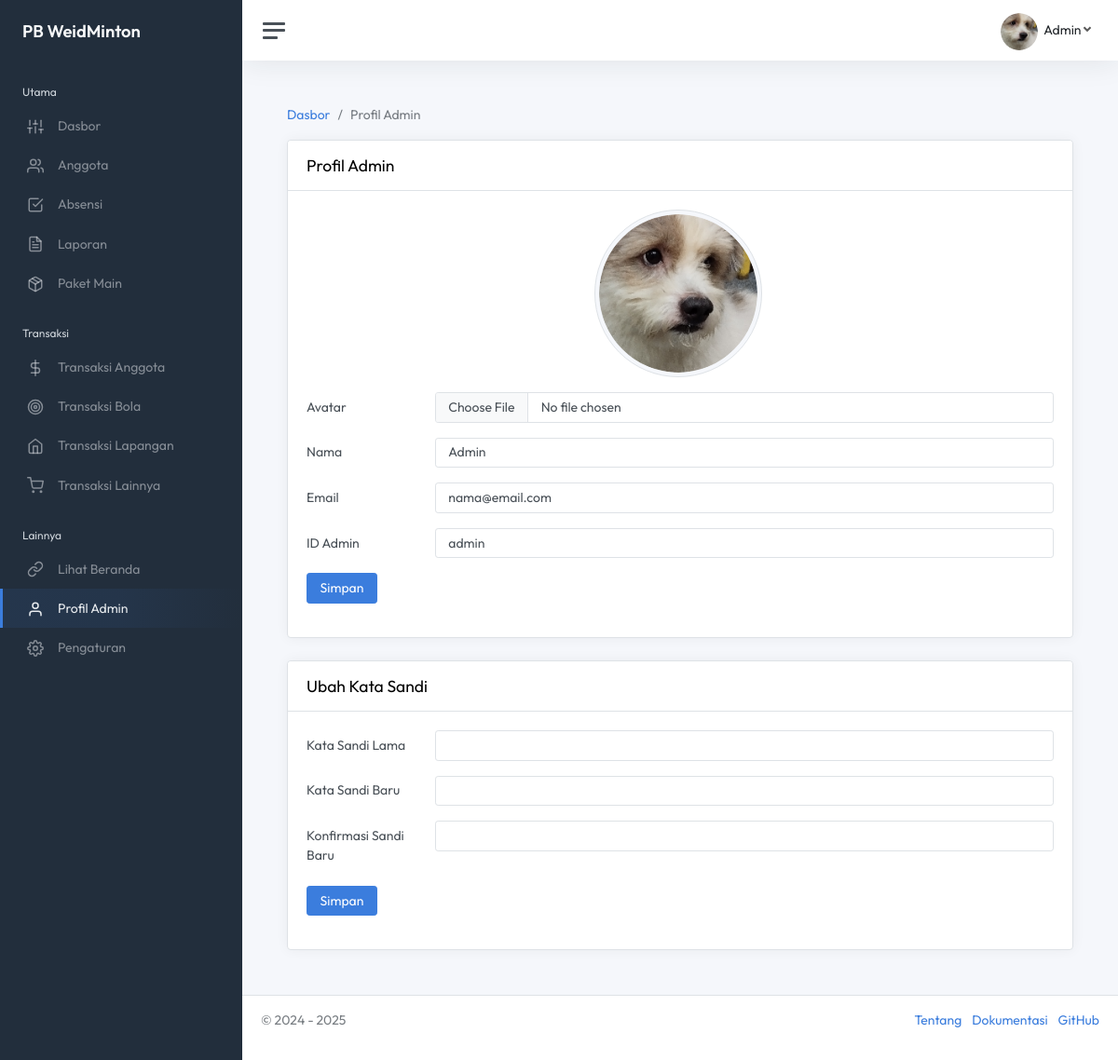
The app's page /public/admin/profil (signed in) with its own data.
### tables this page shows
CREATE TABLE `profil_klub` (
  `id_pk` int(11) NOT NULL,
  `nama_klub` varchar(255) NOT NULL,
  `kota_asal` varchar(255) NOT NULL,
  `kas_awal` varchar(255) NOT NULL DEFAULT '0',
  `logo_klub` varchar(255) NOT NULL,
  `gambar_sampul` varchar(255) NOT NULL
);

CREATE TABLE `profil_admin` (
  `id_pa` int(11) NOT NULL,
  `nama` varchar(50) NOT NULL,
  `email` varchar(50) NOT NULL,
  `id_admin` varchar(50) NOT NULL,
  `kata_sandi` varchar(50) NOT NULL,
  `file_avatar` varchar(50) NOT NULL,
  `token_tautan` varchar(255) DEFAULT NULL,
  `masa_berlaku` datetime DEFAULT NULL
);

### app/Config/Controller.php (called while the page is built, shortened)
<?php
class Controller {
    public function view($view, $data = []) {
        require_once __DIR__ . "/../View/" . $view . ".php";
    }
}

### app/Controller/ControllerProfil.php (called while the page is built, shortened)
<?php
class ControllerProfil extends Controller {
    public function profil() {
        $profil_klub = $this->model('ModelPengaturan')->tampilSemua();
        $profil_admin = $this->model('ModelProfil')->tampilSemua();
        $data = [
            "judul" => "Profil Admin - " . $profil_klub['nama_klub'],
            "profil_klub" => $profil_klub,
            "profil_admin" => $profil_admin
        ];
        $this->view("admin/header", $data);
        $this->view("admin/profil", $data);
    }
}

### public/index.php (called while the page is built, shortened)
<?php
Router::run();

### app/Config/Database.php (called while the page is built, shortened)
<?php
class Database {
    private $host = DB_HOST;
    private $user = DB_USER;
    private $pass = DB_PASS;
    private $dbname = DB_NAME;
    public $dbh;
    private $stmt;
    public function  __construct() {
        $dsn = "mysql:host=$this->host;dbname=$this->dbname";
        $option = [
            PDO::ATTR_PERSISTENT => true,
            PDO::ATTR_ERRMODE => pdo::ERRMODE_EXCEPTION
        ];
        try {
            $this->dbh = new PDO($dsn, $this->user, $this->pass, $option);
        } catch (PDOException $e) {
            die ($e->getMessage());
        }
    }
    public function query($query) {
        $this->stmt = $this->dbh->prepare($query);
    }
    public function execute() {
        $this->stmt->execute();
    }
    public function single() {
        $this->execute();
        return $this->stmt->fetch(PDO::FETCH_ASSOC);
    }
}

### app/Model/ModelPengaturan.php (called while the page is built, shortened)
<?php
class ModelPengaturan {
    private $table = "profil_klub";
    private $db;
    public function __construct() {
        $this->db = new Database;
    }
    public function tampilSemua() {
        $this->db->query("SELECT * FROM " . $this->table . " WHERE id_pk='1'");
        $profil_klub = $this->db->single();
        return $profil_klub;
    }
}

### app/Model/ModelProfil.php (called while the page is built, shortened)
<?php
class ModelProfil {
    private $table = "profil_admin";
    private $db;
    public function __construct() {
        $this->db = new Database;
    }
    public function tampilSemua() {
        $this->db->query("SELECT * FROM " . $this->table . " WHERE id_pa='1'");
        $profil_admin = $this->db->single();
        return $profil_admin;
    }
}

### app/View/admin/profil.php (the view, shortened to what this page needs)
<main class="content">
	<div class="container-fluid p-0">
		<nav aria-label="breadcrumb">
                     <ol class="breadcrumb">
                         <li class="breadcrumb-item"><a href="<?= BASEURL ?>/admin">Dasbor</a></li>
                         <li class="breadcrumb-item active" aria-current="page">Profil Admin</li>
                     </ol>
                 </nav>
		<div class="row">
                     <div class="col-12">
                         <div class="card border">
                             <div class="card-header border-bottom">
                                 <h4 class="mb-0">Profil Admin</h4>
                             </div>
                             <div class="card-body">
						<form action="<?= BASEURL ?>/admin/profil/ubah" method="post">
							<div class="text-center mb-3">
								<img src="<?= BASEURL ?>/img/<?= $data['profil_admin']['file_avatar'] ?>" id="pratinjau_avatar" class="img-fluid rounded-circle img-thumbnail me-1" width="180" alt="avatar">
							</div>
							<div class="row mb-3">
								<label for="colFormLabel" class="col-sm-2 col-form-label">Avatar</label>
								<div class="col-sm-10">
									<input type="file" class="form-control" id="file_avatar" accept="image/*">
								</div>
							</div>
							<div class="row mb-3">
								<label for="colFormLabel" class="col-sm-2 col-form-label">Nama</label>
								<div class="col-sm-10">
									<input type="text" class="form-control" name="nama" value="<?= $data['profil_admin']['nama'] ?>" placeholder="">
								</div>
							</div>
							<div class="row mb-3">
								<label for="colFormLabel" class="col-sm-2 col-form-label">Email</label>
								<div class="col-sm-10">
									<input type="text" class="form-control" name="email" value="<?= $data['profil_admin']['email'] ?>" placeholder="">
								</div>
							</div>
							<div class="row mb-3">
								<label for="colFormLabel" class="col-sm-2 col-form-label">ID Admin</label>
								<div class="col-sm-10">
									<input type="text" class="form-control" name="id_admin" value="<?= $data['profil_admin']['id_admin'] ?>" placeholder="">
								</div>
							</div>
                                     <div class="input-group mb-3">
                                         <button type="submit" class="btn btn-primary">Simpan</button>
                                     </div>
                                 </form>
                             </div>
                         </div>
                     </div>
                 </div>
		<div class="row">
                     <div class="col-12">
                         <div class="card border">
                             <div class="card-header border-bottom">
                                 <h4 class="mb-0">Ubah Kata Sandi</h4>
                             </div>
                             <div class="card-body">
						<form action="<?= BASEURL ?>/admin/profil/ubah_sandi" method="post">
                                     <div class="row mb-3">
								<label for="colFormLabel" class="col-sm-2 col-form-label">Kata Sandi Lama</label>
								<div class="col-sm-10">
									<input type="password" class="form-control" name="sandi_lama" placeholder="">
								</div>
							</div>
							<div class="row mb-3">
								<label for="colFormLabel" class="col-sm-2 col-form-label">Kata Sandi Baru</label>
								<div class="col-sm-10">
									<input type="password" class="form-control" name="sandi_baru" placeholder="">
								</div>
							</div>
							<div class="row mb-3">
								<label for="colFormLabel" class="col-sm-2 col-form-label">Konfirmasi Sandi Baru</label>
								<div class="col-sm-10">
									<input type="password" class="form-control" name="konfirm_sandi_baru" placeholder="">
								</div>
							</div>
                                     <div class="input-group mb-3">
                                         <button type="submit" class="btn btn-primary">Simpan</button>
                                     </div>
                                 </form>
                             </div>
                         </div>
                     </div>
                 </div>
	</div>
</main>

### app/Config/Router.php (shortened to what this page needs)
<?php
class Router {
    private static array $routes = [];
    public static function add(string $method,
                                string $path,
                                string $controller,
                                string $function,
                                array $middlewares = []): void {
        self::$routes[] = [
            'method' => $method,
            'path' => $path,
            'controller' => $controller,
            'function' => $function,
            'middleware' => $middlewares
        ];
    }
    public static function run(): void {
        $path = "/";
        if (isset($_SERVER['PATH_INFO'])) {
            $path = $_SERVER['PATH_INFO'];
        }
        $method = $_SERVER['REQUEST_METHOD'];
        foreach (self::$routes as $route) {
            $pattern = "#^" . $route['path'] . "$#";
            if (preg_match($pattern, $path, $variables) && $method == $route['method']) {
                $function = $route['function'];
                $controller = new $route['controller'];
                array_shift($variables);
                call_user_func_array([$controller, $function], $variables);
                return;
            }
        }
    }
}

### app/View/admin/header.php (shortened to what this page needs)
<!DOCTYPE html>
<html lang="en">
<head>
	<link rel="stylesheet" href="https://cdnjs.cloudflare.com/ajax/libs/croppie/2.6.5/croppie.min.css">
	<link rel="stylesheet" href="https://cdn.datatables.net/2.2.2/css/dataTables.bootstrap5.css">
	<link rel="stylesheet" href="<?= BASEURL ?>/css/bootstrap.css">
	<link rel="stylesheet" href="<?= BASEURL ?>/css/admin.css">
	<link rel="stylesheet" href="<?= BASEURL ?>/css/alertify.min.css">
    <link rel="stylesheet" href="<?= BASEURL ?>/css/app.css">
</head>
<body>
	<div class="wrapper">
		<nav id="sidebar" class="sidebar js-sidebar">
			<div class="sidebar-content js-simplebar">
				<a class="sidebar-brand" href="<?= BASEURL ?>/admin"><span class="align-middle"><?= $data['profil_klub']['nama_klub'] ?></span></a>
				<ul class="sidebar-nav">
					<li class="sidebar-header">Utama</li>
					<li class="sidebar-item <?= ($_SERVER['PATH_INFO'] == '/admin') ? 'active' : ''; ?>">
						<a class="sidebar-link" href="<?= BASEURL ?>/admin">
							<i class="align-middle" data-feather="sliders"></i> <span class="align-middle">Dasbor</span>
						</a>
					</li>
					<li class="sidebar-item <?= ($_SERVER['PATH_INFO'] == '/admin/anggota') ? 'active' : ''; ?>">
						<a class="sidebar-link" href="<?= BASEURL ?>/admin/anggota">
							<i class="align-middle" data-feather="users"></i> <span class="align-middle">Anggota</span>
						</a>
					</li>
					<li class="sidebar-item <?= ($_SERVER['PATH_INFO'] == '/admin/absensi') ? 'active' : ''; ?>">
						<a class="sidebar-link" href="<?= BASEURL ?>/admin/absensi">
							<i class="align-middle" data-feather="check-square"></i> <span class="align-middle">Absensi</span>
						</a>
					</li>
					<li class="sidebar-item <?= ($_SERVER['PATH_INFO'] == '/admin/laporan') ? 'active' : ''; ?>">
						<a class="sidebar-link" href="<?= BASEURL ?>/admin/laporan">
							<i class="align-middle" data-feather="file-text"></i> <span class="align-middle">Laporan</span>
						</a>
					</li>
					<li class="sidebar-item <?= ($_SERVER['PATH_INFO'] == '/admin/paket_main') ? 'active' : ''; ?>">
						<a class="sidebar-link" href="<?= BASEURL ?>/admin/paket_main">
							<i class="align-middle" data-feather="package"></i> <span class="align-middle">Paket Main</span>
						</a>
					</li>
					<li class="sidebar-header">Transaksi</li>
					<li class="sidebar-item <?= ($_SERVER['PATH_INFO'] == '/admin/transaksi_anggota') ? 'active' : ''; ?>">
						<a class="sidebar-link" href="<?= BASEURL ?>/admin/transaksi_anggota">
							<i class="align-middle" data-feather="dollar-sign"></i> <span class="align-middle">Transaksi Anggota</span>
						</a>
					</li>
					<li class="sidebar-item <?= ($_SERVER['PATH_INFO'] == '/admin/transaksi_bola') ? 'active' : ''; ?>">
						<a class="sidebar-link" href="<?= BASEURL ?>/admin/transaksi_bola">
							<i class="align-middle" data-feather="target"></i> <span class="align-middle">Transaksi Bola</span>
						</a>
					</li>
					<li class="sidebar-item <?= ($_SERVER['PATH_INFO'] == '/admin/transaksi_lapangan') ? 'active' : ''; ?>">
						<a class="sidebar-link" href="<?= BASEURL ?>/admin/transaksi_lapangan">
							<i class="align-middle" data-feather="home"></i> <span class="align-middle">Transaksi Lapangan</span>
						</a>
					</li>
					<li class="sidebar-item <?= ($_SERVER['PATH_INFO'] == '/admin/transaksi_lainnya') ? 'active' : ''; ?>">
						<a class="sidebar-link" href="<?= BASEURL ?>/admin/transaksi_lainnya">
							<i class="align-middle" data-feather="shopping-cart"></i> <span class="align-middle">Transaksi Lainnya</span>
						</a>
					</li>
					<li class="sidebar-header">Lainnya</li>
					<li class="sidebar-item">
						<a class="sidebar-link" href="<?= BASEURL ?>" target="_blank">
							<i class="align-middle" data-feather="link"></i> <span class="align-middle">Lihat Beranda</span>
						</a>
					</li>
					<li class="sidebar-item <?= ($_SERVER['PATH_INFO'] == '/admin/profil') ? 'active' : ''; ?>">
						<a class="sidebar-link" href="<?= BASEURL ?>/admin/profil">
							<i class="align-middle" data-feather="user"></i> <span class="align-middle">Profil Admin</span>
						</a>
					</li>
					<li class="sidebar-item <?= ($_SERVER['PATH_INFO'] == '/admin/pengaturan') ? 'active' : ''; ?>">
						<a class="sidebar-link" href="<?= BASEURL ?>/admin/pengaturan">
							<i class="align-middle" data-feather="settings"></i> <span class="align-middle">Pengaturan</span>
						</a>
					</li>
				</ul>
			</div>
		</nav>
		<div class="main">
			<nav class="navbar navbar-expand navbar-light navbar-bg">
				<a class="sidebar-toggle js-sidebar-toggle"><i class="hamburger align-self-center"></i></a>
				<ul class="navbar-nav navbar-align">
					<li class="nav-item dropdown">
						<a class="nav-link dropdown-toggle d-sm-inline-block" href="#" data-bs-toggle="dropdown"><img src="<?= BASEURL ?>/img/<?= $data['profil_admin']['file_avatar'] ?>" class="avatar img-fluid rounded-circle me-1" alt="avatar" /> <span class="text-dark"><?= $data['profil_admin']['nama'] ?></span></a>
					</li>
				</ul>
			</nav>

### records on screen
profil_klub: nama_klub "PB WeidMinton"
profil_admin: file_avatar (picture), nama "Admin", email "nama@email.com", id_admin "admin"
